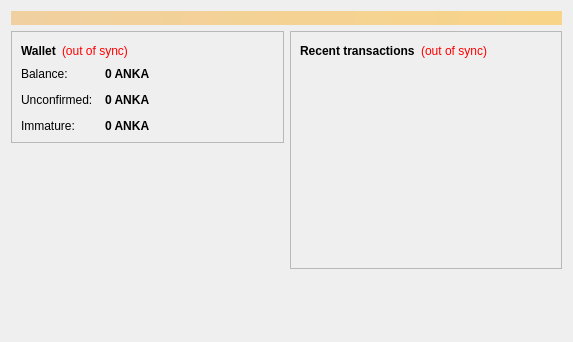
<?xml version="1.0" encoding="UTF-8"?>
<ui version="4.0">
 <class>OverviewPage</class>
 <widget class="QWidget" name="OverviewPage">
  <property name="geometry">
   <rect>
    <x>0</x>
    <y>0</y>
    <width>573</width>
    <height>342</height>
   </rect>
  </property>
  <property name="windowTitle">
   <string>Form</string>
  </property>
  <layout class="QVBoxLayout" name="topLayout">
   <item>
    <widget class="QLabel" name="labelAlerts">
     <property name="visible">
      <bool>false</bool>
     </property>
     <property name="styleSheet">
      <string notr="true">background-color: qlineargradient(x1: 0, y1: 0, x2: 1, y2: 0, stop:0 #F0D0A0, stop:1 #F8D488); color:#000000;</string>
     </property>
     <property name="wordWrap">
      <bool>true</bool>
     </property>
     <property name="margin">
      <number>3</number>
     </property>
    </widget>
   </item>
   <item>
    <layout class="QHBoxLayout" name="horizontalLayout" stretch="1,1">
     <item>
      <layout class="QVBoxLayout" name="verticalLayout_2">
       <item>
        <widget class="QFrame" name="frame">
         <property name="frameShape">
          <enum>QFrame::StyledPanel</enum>
         </property>
         <property name="frameShadow">
          <enum>QFrame::Raised</enum>
         </property>
         <layout class="QVBoxLayout" name="verticalLayout_4">
          <item>
           <layout class="QHBoxLayout" name="horizontalLayout_4">
            <item>
             <widget class="QLabel" name="label_5">
              <property name="font">
               <font>
                <weight>75</weight>
                <bold>true</bold>
               </font>
              </property>
              <property name="text">
               <string>Wallet</string>
              </property>
             </widget>
            </item>
            <item>
             <widget class="QLabel" name="labelWalletStatus">
              <property name="toolTip">
               <string>The displayed information may be out of date. Your wallet automatically synchronizes with the ANKACOIN network after a connection is established, but this process has not completed yet.</string>
              </property>
              <property name="styleSheet">
               <string notr="true">QLabel { color: red; }</string>
              </property>
              <property name="text">
               <string notr="true">(out of sync)</string>
              </property>
              <property name="alignment">
               <set>Qt::AlignLeading|Qt::AlignLeft|Qt::AlignVCenter</set>
              </property>
             </widget>
            </item>
            <item>
             <spacer name="horizontalSpacer_2">
              <property name="orientation">
               <enum>Qt::Horizontal</enum>
              </property>
              <property name="sizeHint" stdset="0">
               <size>
                <width>40</width>
                <height>20</height>
               </size>
              </property>
             </spacer>
            </item>
           </layout>
          </item>
          <item>
           <layout class="QFormLayout" name="formLayout_2">
            <property name="fieldGrowthPolicy">
             <enum>QFormLayout::AllNonFixedFieldsGrow</enum>
            </property>
            <property name="horizontalSpacing">
             <number>12</number>
            </property>
            <property name="verticalSpacing">
             <number>12</number>
            </property>
            <item row="0" column="0">
             <widget class="QLabel" name="label">
              <property name="text">
               <string>Balance:</string>
              </property>
             </widget>
            </item>
            <item row="0" column="1">
             <widget class="QLabel" name="labelBalance">
              <property name="font">
               <font>
                <weight>75</weight>
                <bold>true</bold>
               </font>
              </property>
              <property name="cursor">
               <cursorShape>IBeamCursor</cursorShape>
              </property>
              <property name="toolTip">
               <string>Your current balance</string>
              </property>
              <property name="text">
               <string notr="true">0 ANKA</string>
              </property>
              <property name="textInteractionFlags">
               <set>Qt::LinksAccessibleByMouse|Qt::TextSelectableByKeyboard|Qt::TextSelectableByMouse</set>
              </property>
             </widget>
            </item>
            <item row="1" column="0">
             <widget class="QLabel" name="label_3">
              <property name="text">
               <string>Unconfirmed:</string>
              </property>
             </widget>
            </item>
            <item row="1" column="1">
             <widget class="QLabel" name="labelUnconfirmed">
              <property name="font">
               <font>
                <weight>75</weight>
                <bold>true</bold>
               </font>
              </property>
              <property name="cursor">
               <cursorShape>IBeamCursor</cursorShape>
              </property>
              <property name="toolTip">
               <string>Total of transactions that have yet to be confirmed, and do not yet count toward the current balance</string>
              </property>
              <property name="text">
               <string notr="true">0 ANKA</string>
              </property>
              <property name="textInteractionFlags">
               <set>Qt::LinksAccessibleByMouse|Qt::TextSelectableByKeyboard|Qt::TextSelectableByMouse</set>
              </property>
             </widget>
            </item>
            <item row="2" column="0">
             <widget class="QLabel" name="labelImmatureText">
              <property name="text">
               <string>Immature:</string>
              </property>
             </widget>
            </item>
            <item row="2" column="1">
             <widget class="QLabel" name="labelImmature">
              <property name="font">
               <font>
                <weight>75</weight>
                <bold>true</bold>
               </font>
              </property>
              <property name="toolTip">
               <string>Mined balance that has not yet matured</string>
              </property>
              <property name="text">
               <string notr="true">0 ANKA</string>
              </property>
              <property name="textInteractionFlags">
               <set>Qt::LinksAccessibleByMouse|Qt::TextSelectableByKeyboard|Qt::TextSelectableByMouse</set>
              </property>
             </widget>
            </item>
           </layout>
          </item>
         </layout>
        </widget>
       </item>
       <item>
        <spacer name="verticalSpacer">
         <property name="orientation">
          <enum>Qt::Vertical</enum>
         </property>
         <property name="sizeHint" stdset="0">
          <size>
           <width>20</width>
           <height>40</height>
          </size>
         </property>
        </spacer>
       </item>
      </layout>
     </item>
     <item>
      <layout class="QVBoxLayout" name="verticalLayout_3">
       <item>
        <widget class="QFrame" name="frame_2">
         <property name="frameShape">
          <enum>QFrame::StyledPanel</enum>
         </property>
         <property name="frameShadow">
          <enum>QFrame::Raised</enum>
         </property>
         <layout class="QVBoxLayout" name="verticalLayout">
          <item>
           <layout class="QHBoxLayout" name="horizontalLayout_2">
            <item>
             <widget class="QLabel" name="label_4">
              <property name="text">
               <string>&lt;b&gt;Recent transactions&lt;/b&gt;</string>
              </property>
             </widget>
            </item>
            <item>
             <widget class="QLabel" name="labelTransactionsStatus">
              <property name="toolTip">
               <string>The displayed information may be out of date. Your wallet automatically synchronizes with the ANKACOIN network after a connection is established, but this process has not completed yet.</string>
              </property>
              <property name="styleSheet">
               <string notr="true">QLabel { color: red; }</string>
              </property>
              <property name="text">
               <string notr="true">(out of sync)</string>
              </property>
              <property name="alignment">
               <set>Qt::AlignRight|Qt::AlignTrailing|Qt::AlignVCenter</set>
              </property>
             </widget>
            </item>
            <item>
             <spacer name="horizontalSpacer">
              <property name="orientation">
               <enum>Qt::Horizontal</enum>
              </property>
              <property name="sizeHint" stdset="0">
               <size>
                <width>40</width>
                <height>20</height>
               </size>
              </property>
             </spacer>
            </item>
           </layout>
          </item>
          <item>
           <widget class="QListView" name="listTransactions">
            <property name="styleSheet">
             <string notr="true">QListView { background: transparent; }</string>
            </property>
            <property name="frameShape">
             <enum>QFrame::NoFrame</enum>
            </property>
            <property name="verticalScrollBarPolicy">
             <enum>Qt::ScrollBarAlwaysOff</enum>
            </property>
            <property name="horizontalScrollBarPolicy">
             <enum>Qt::ScrollBarAlwaysOff</enum>
            </property>
            <property name="selectionMode">
             <enum>QAbstractItemView::NoSelection</enum>
            </property>
           </widget>
          </item>
         </layout>
        </widget>
       </item>
       <item>
        <spacer name="verticalSpacer_2">
         <property name="orientation">
          <enum>Qt::Vertical</enum>
         </property>
         <property name="sizeHint" stdset="0">
          <size>
           <width>20</width>
           <height>40</height>
          </size>
         </property>
        </spacer>
       </item>
      </layout>
     </item>
    </layout>
   </item>
  </layout>
 </widget>
 <resources/>
 <connections/>
</ui>
